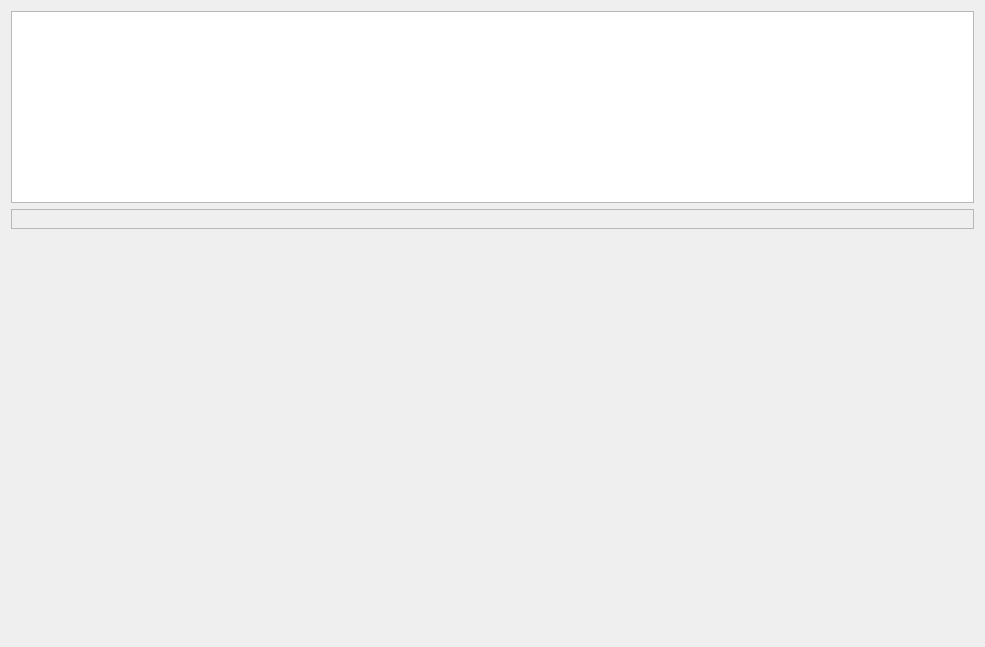
<?xml version="1.0" encoding="UTF-8"?>
<ui version="4.0">
 <class>EosForm</class>
 <widget class="QWidget" name="EosForm">
  <property name="geometry">
   <rect>
    <x>0</x>
    <y>0</y>
    <width>985</width>
    <height>647</height>
   </rect>
  </property>
  <property name="sizePolicy">
   <sizepolicy hsizetype="Preferred" vsizetype="Preferred">
    <horstretch>0</horstretch>
    <verstretch>0</verstretch>
   </sizepolicy>
  </property>
  <property name="windowTitle">
   <string>Form</string>
  </property>
  <layout class="QVBoxLayout" name="verticalLayout">
   <item>
    <widget class="QTextEdit" name="commandLine">
     <property name="sizePolicy">
      <sizepolicy hsizetype="Expanding" vsizetype="Fixed">
       <horstretch>0</horstretch>
       <verstretch>0</verstretch>
      </sizepolicy>
     </property>
     <property name="lineWrapMode">
      <enum>QTextEdit::LineWrapMode::NoWrap</enum>
     </property>
     <property name="readOnly">
      <bool>true</bool>
     </property>
     <property name="html">
      <string>&lt;!DOCTYPE HTML PUBLIC &quot;-//W3C//DTD HTML 4.0//EN&quot; &quot;http://www.w3.org/TR/REC-html40/strict.dtd&quot;&gt;
&lt;html&gt;&lt;head&gt;&lt;meta name=&quot;qrichtext&quot; content=&quot;1&quot; /&gt;&lt;meta charset=&quot;utf-8&quot; /&gt;&lt;style type=&quot;text/css&quot;&gt;
p, li { white-space: pre-wrap; }
hr { height: 1px; border-width: 0; }
li.unchecked::marker { content: &quot;\2610&quot;; }
li.checked::marker { content: &quot;\2612&quot;; }
&lt;/style&gt;&lt;/head&gt;&lt;body style=&quot; font-family:'.AppleSystemUIFont'; font-size:13pt; font-weight:400; font-style:normal;&quot;&gt;
&lt;p style=&quot;-qt-paragraph-type:empty; margin-top:0px; margin-bottom:0px; margin-left:0px; margin-right:0px; -qt-block-indent:0; text-indent:0px;&quot;&gt;&lt;br /&gt;&lt;/p&gt;&lt;/body&gt;&lt;/html&gt;</string>
     </property>
    </widget>
   </item>
   <item>
    <widget class="QFrame" name="tabArea">
     <property name="frameShape">
      <enum>QFrame::Shape::StyledPanel</enum>
     </property>
     <property name="frameShadow">
      <enum>QFrame::Shadow::Raised</enum>
     </property>
     <layout class="QHBoxLayout" name="horizontalLayout_2"/>
    </widget>
   </item>
   <item>
    <spacer name="verticalSpacer">
     <property name="orientation">
      <enum>Qt::Orientation::Vertical</enum>
     </property>
     <property name="sizeHint" stdset="0">
      <size>
       <width>20</width>
       <height>40</height>
      </size>
     </property>
    </spacer>
   </item>
  </layout>
 </widget>
 <resources/>
 <connections/>
</ui>
